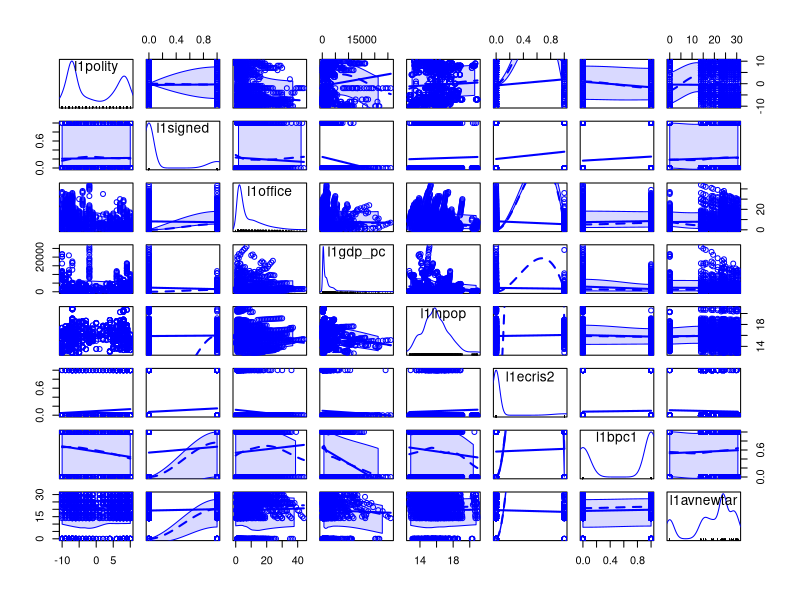
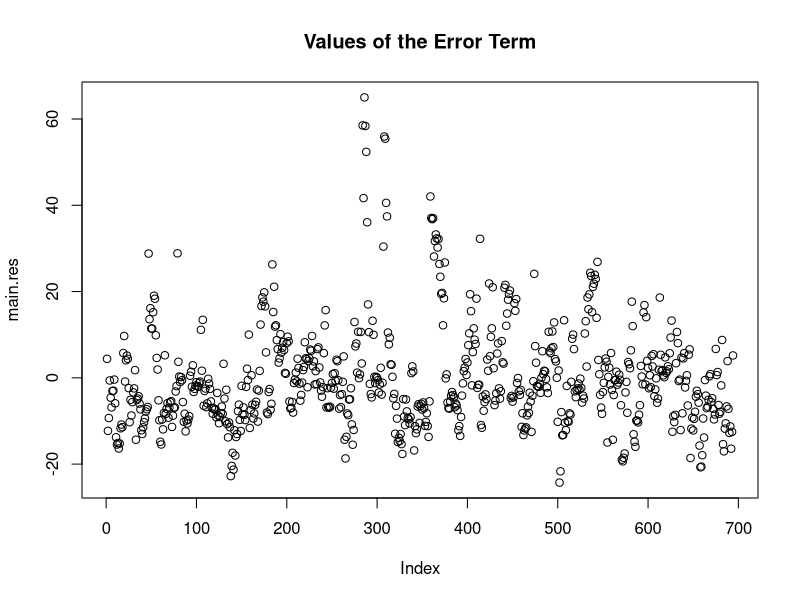
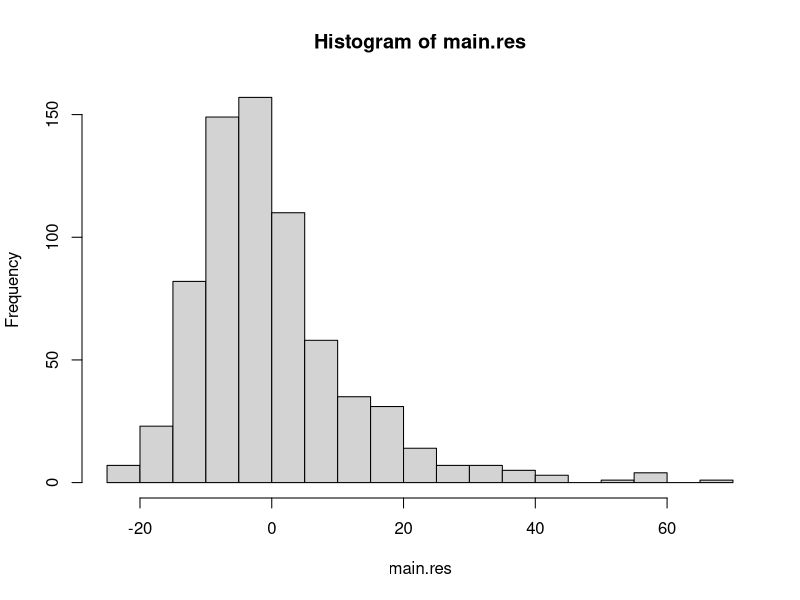
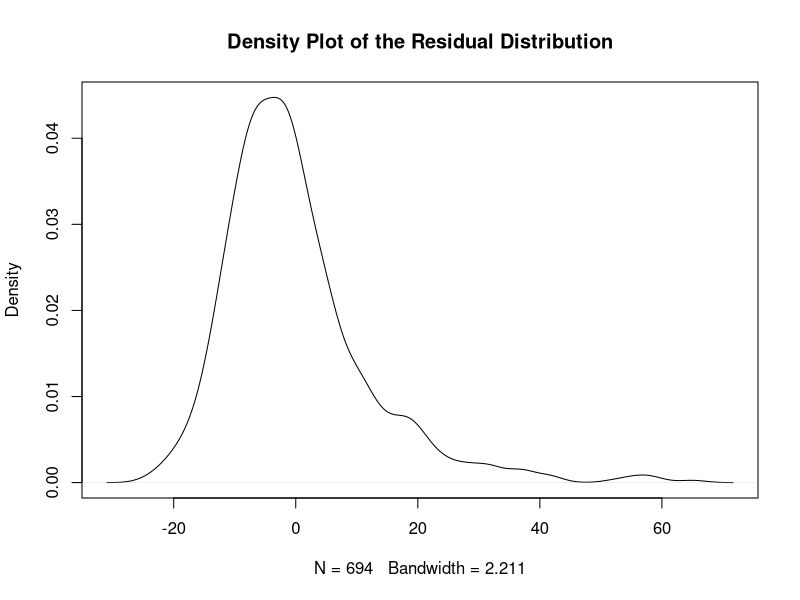
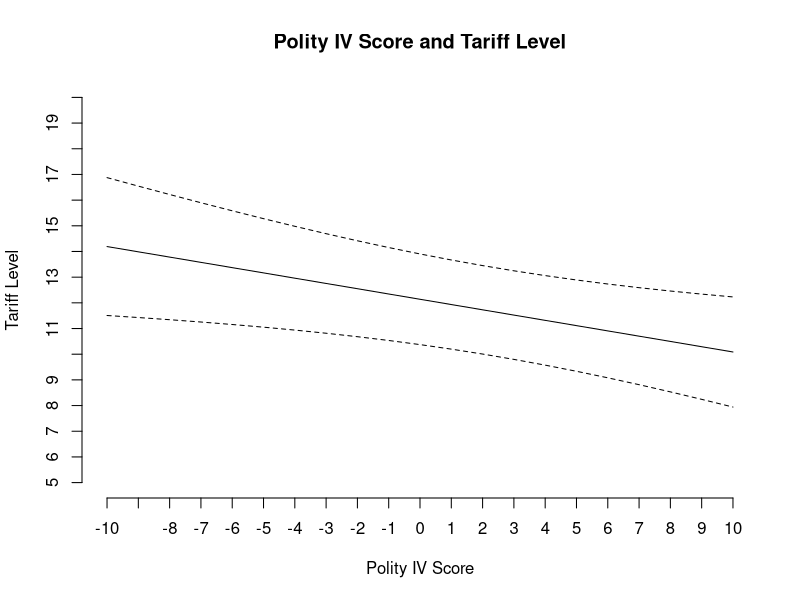

Source code (R) for these figures, in order:
## ---- chunk 1
data(airquality)
summary(airquality)
## ---- chunk 2
lm1=lm(Ozone ~ Solar.R, data=airquality)
## ---- chunk 3
summary(lm1)
## ---- chunk 4
setwd('C:/Users/Jan/OneDrive/Documents/GitHub/ps630_lab/')
# Sets the working directory
library(foreign)
# Allows you to read more data formats
LDC=read.dta("LDC_IO_replication.dta")
summary(LDC)
## ---- chunk 5
library(car)

LDC2=as.data.frame(LDC[,c("l1polity","l1signed","l1office","l1gdp_pc","l1lnpop","l1ecris2","l1bpc1","l1avnewtar")])
cor(LDC2)

LDC3=na.omit(LDC2)
cor(LDC3)

scatterplotMatrix(~ l1polity + l1signed + l1office + l1gdp_pc + l1lnpop + l1ecris2 + l1bpc1 + l1avnewtar, data=LDC)
## ---- chunk 6
simple=lm(newtar~l1polity, data=LDC)
summary(simple)
## ---- chunk 7
library(arm)
display(simple)
## ---- chunk 8
main=lm(newtar ~ l1polity + l1signed + l1office + l1gdp_pc + l1lnpop + l1ecris2 + l1bpc1 + l1avnewtar, data = LDC)
summary(main)
summary(main)
## ---- chunk 9
display(main)
## ---- chunk 10
names(main)
## ---- chunk 11
main.res = resid(main)
plot(main.res, main="Values of the Error Term")
## ---- chunk 12
hist(main.res, breaks=20)
res.density=density(main.res)
plot(res.density, main="Density Plot of the Residual Distribution")
## ---- chunk 13
nd <- data.frame(l1polity=seq(-10,10,by=1), l1signed=rep(0.1511,21), l1office=rep(8.431,21), l1gdp_pc=rep(2888,21), l1lnpop=rep(15.10,21), l1ecris2=rep(0.0641,21), l1bpc1=rep(0.5909,21), l1avnewtar=rep(14.91,21))
## ---- chunk 14
pred.p1 <- predict(main, type="response", se.fit=TRUE, newdata=nd)

pred.table <- cbind(pred.p1$fit, pred.p1$se.fit)
pred.table
## ---- chunk 15
fit <- pred.p1$fit
low <- pred.p1$fit - 2*pred.p1$se.fit
high <- pred.p1$fit + 2*pred.p1$se.fit
cis <- cbind(fit, low, high)

cis ### To extract the values

plot(pred.p1$fit, type="l", ylim=c(5,20), main="Polity IV Score and Tariff Level", 
     xlab="Polity IV Score", ylab="Tariff Level", axes=FALSE)
axis(1, at=seq(1,21), labels=seq(-10,10,1))
axis(2, at=seq(5,20), labels=seq(5,20))
matlines(cis[,c(2,3)], lty=2, col="black")
